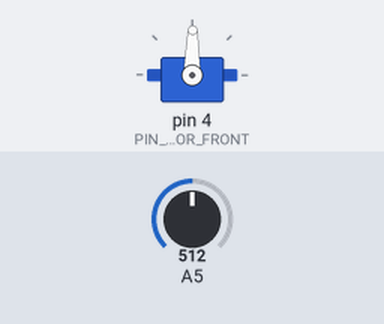
Bench run of a sketch on a simulated Arduino Uno, built with avr-gcc and run on an emulated ATmega328P. Parts: servo. The inputs (shaded band) are chosen by the test bench; at power-on: A5 = 512. What the sketch prints to the serial monitor is not drawn.

Above: at 1.2 s.
1.3 s: A5 set to 716
At 1.6 s:
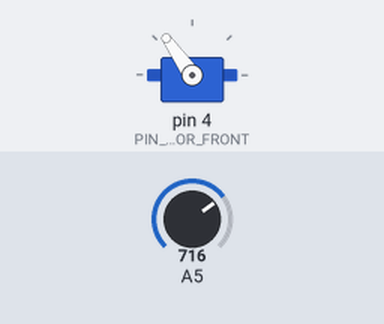
2.8 s: A5 set to 900
At 3.9 s:
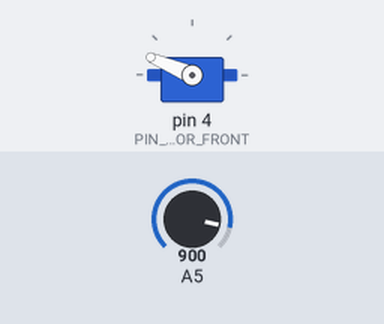
4.3 s: A5 set to 1023
At 5.1 s:
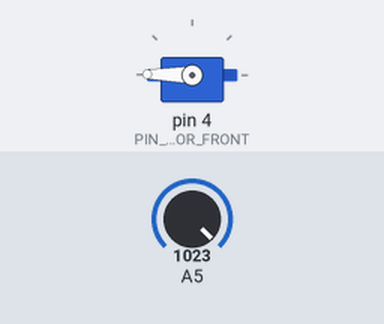
5.8 s: A5 set to 306
At 6.2 s:
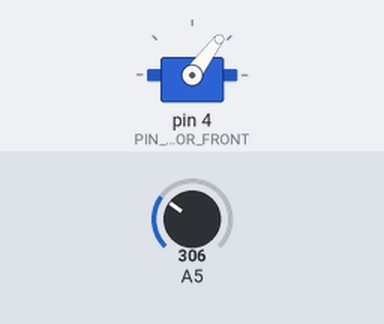
7.3 s: A5 set to 122
At 8.5 s:
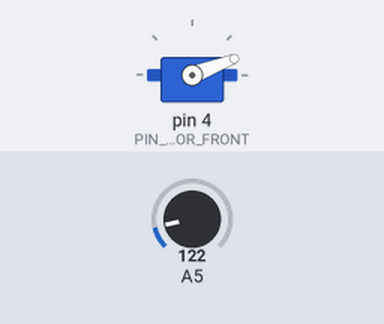
8.8 s: A5 set to 511
At 9.7 s:
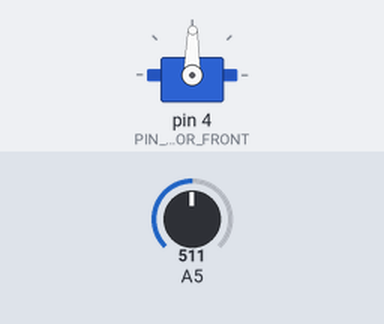
Timing chart, 0 to 11.3 s (numbered marks = the images above; inputs shaded):
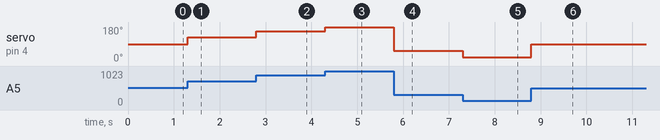

The sketch:

flightController.ino
```cpp
/**
* Flight Controller
*
*/

#include <SoftwareSerial.h>
#include <Servo.h>

// Constants
const int PIN_MOTOR_FRONT = 4;
const int PIN_MOTOR_BACK = 5;
const int PIN_MOTOR_LEFT = 6;
const int PIN_MOTOR_RIGHT = 7;

const int PIN_BT_RX = 3;
const int PIN_BT_TX = 2;

// user input gives 0-1024; servo input 0-180
const float SERVO_INPUT_RATIO = 0.175;

// Begin user controlled input (Android App) definition
class inputController {

public:
	int inputBuffer[20];
	int intputBufferLen;
	int yaw;
	int pitch;
	int roll;
	int power;

	inputController();
	void read(SoftwareSerial& s);
	bool parseBuffer();
};

inputController::inputController(){
	intputBufferLen = 0;
	yaw = 0;
	pitch = 0;
	roll = 0;
	power = 0;
}

void inputController::read(SoftwareSerial& s){
	if (s.available()){
		if(intputBufferLen >= 20){
			intputBufferLen = 0;
		}
		inputBuffer[intputBufferLen] = s.read();
		intputBufferLen++;
	}

	if(intputBufferLen >= 10){
		parseBuffer();
	}
}

bool inputController::parseBuffer(){
	intputBufferLen = 0;

	int start = (inputBuffer[0] << 8) + inputBuffer[1];
	if(start != 32767){
		return false;
	}

	yaw = (inputBuffer[2] << 8) + inputBuffer[3];
	pitch = (inputBuffer[4] << 8) + inputBuffer[5];
	roll = (inputBuffer[6] << 8) + inputBuffer[7];
	power = (inputBuffer[8] << 8) + inputBuffer[9];
	return true;
}
// end inputController definition

// Begin flight controller definition

class flightController {

public:
	Servo motorFront;
	//Servo motorBack;
	//Servo motorLeft;
	//Servo motorRight;
	flightController();
	void setPosition(int yaw, int pitch, int roll, int power);

};

flightController::flightController(){
	motorFront.attach(PIN_MOTOR_FRONT);
	//motorBack.attach(PIN_MOTOR_BACK);
	//motorLeft.attach(PIN_MOTOR_LEFT);
	//motorRight.attach(PIN_MOTOR_RIGHT);
}

void flightController::setPosition(int yaw, int pitch, int roll, int power){
	motorFront.write(power * SERVO_INPUT_RATIO);
	//motorBack.write(power * SERVO_INPUT_RATIO);
	//motorLeft.write(power * SERVO_INPUT_RATIO);
	//motorRight.write(power * SERVO_INPUT_RATIO);
}


// End flight controller definition


// Instances definition
SoftwareSerial btSerial(PIN_BT_RX, PIN_BT_TX);
//inputController inc = inputController();
flightController flc = flightController();


long pos = 0;


void setup(){
	//btSerial.begin(9600);
	Serial.begin(9600);
  	Serial.println("Hello");
}

void loop(){

	flc.motorFront.write(analogRead(A5)*SERVO_INPUT_RATIO);

}
```

Measured:
- after the input at 1.3 s, servo on pin 4 (PIN_MOTOR_FRONT): 89° → 125° at once
- after the input at 2.8 s, servo on pin 4 (PIN_MOTOR_FRONT): 125° → 157° at once
- after the input at 4.3 s, servo on pin 4 (PIN_MOTOR_FRONT): 157° → 179° at once
- after the input at 5.8 s, servo on pin 4 (PIN_MOTOR_FRONT): 179° → 53° at once
- after the input at 7.3 s, servo on pin 4 (PIN_MOTOR_FRONT): 53° → 21° at once
- after the input at 8.8 s, servo on pin 4 (PIN_MOTOR_FRONT): 21° → 89° at once
